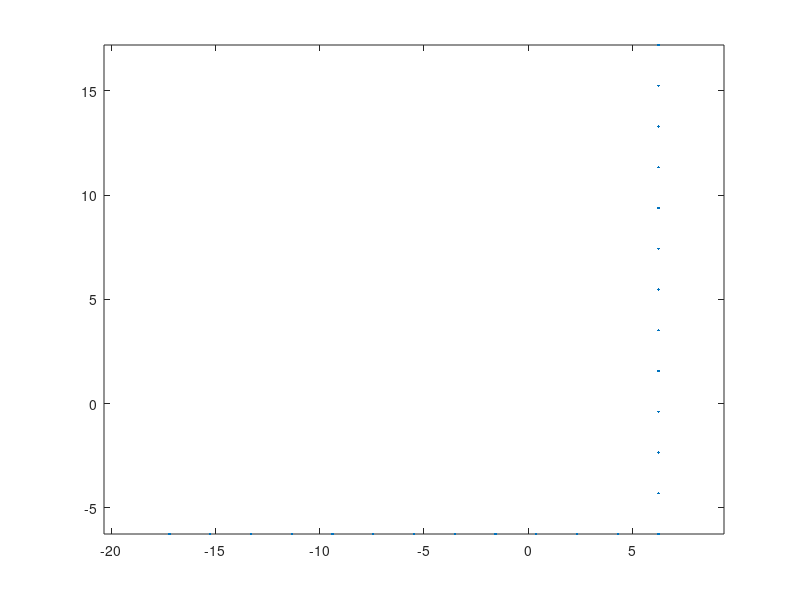
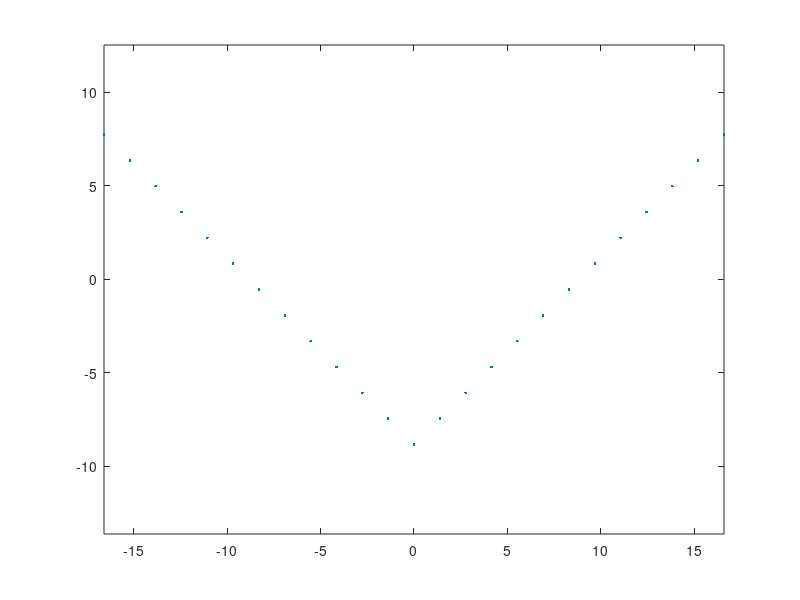

Write MATLAB code to recreate these figures, in order.
%% form a fiber section of a L section
clear;clc;
%% input section propertities
% a = length of leg 1 (long)
% b = length of leg 2 (short)
% t = thickness/inch
% nfa = number of fibers along leg 1
% nfb = number of fibers along leg 2
% nft = number of fibers along thickness (assume 1 here)
a=25.4;
b=25.4;
t=0.794;
nfa=13;
nfb=13;
nft=1;
%% torsional stiffness
J=(a+b-t)*t^3/3;
%% calculate coordinates of centroid with respect to the vertex of L section
A=(a+b)*t-t^2; % section area
yc=((a-t)*t*t/2+b*t*b/2)/A; % distance between centroid and vertex in the local y' direction
zc=((b-t)*t*t/2+a*t*a/2)/A; % distance between centroid and vertex in the local z' direction

%% calculate principle axes (rotation from local axes y'-z' to principle axes y-z)
I1y=1/12*t*a^3+(a/2-zc)^2*t*a; % moment of inertia of leg 1 w.r.t. y'
I1z=1/12*a*t^3+(yc-t/2)^2*t*a; % moment of inertia of leg 1 w.r.t. z'
I1yz=0+(a/2-zc)*(yc-t/2)*t*a; % moment of inertia of leg 1 w.r.t. y'-z'
I2y=1/12*(b-t)*t^3+(zc-t/2)^2*t*(b-t); % moment of inertia of leg 2 w.r.t. y'
I2z=1/12*t*(b-t)^3+((b-t)/2+t-yc)^2*t*(b-t); % moment of inertia of leg 2 w.r.t. z'
I2yz=0+(zc-t/2)*((b-t)/2+t-yc)*t*(b-t); % moment of inertia of leg 2 w.r.t. y'-z'
Iy1=I1y+I2y; % moment of inertia of L section w.r.t. y'
Iz1=I1z+I2z; % moment of inertia of L section w.r.t. z'
Iyz1=I1yz+I2yz; % moment of inertia of L section w.r.t. y'-z'
Iy=(Iy1+Iz1)/2+1/2*sqrt((Iy1-Iz1)^2+4*Iyz1^2); % moment of inertia of L section w.r.t. y
Iz=(Iy1+Iz1)/2-1/2*sqrt((Iy1-Iz1)^2+4*Iyz1^2); % moment of inertia of L section w.r.t. y
alpha=atan(-2*Iyz1/(Iz1-Iy1))/2; % rotation from local axes y'-z' to principle axes y-z
alpha=abs(alpha); %make sure alpha is positive at pi/4 (equal legs)
%% calculate fiber coordinates w.r.t. z'-y'
SCcoordz1y1=[zc-t/2;-(yc-t/2)]; % shear center coordinates w.r.t. z'-y'
P=zeros(2,nfa+nfb-1); % fiber coordinates w.r.t. z'-y', first row of P is z', second row of P is y'
dPz=[-a/nfa;0];
dPy=[0;b/nfb];
for i=1:nfa
    P(:,i)=SCcoordz1y1+(i-1)*dPz;
end
for i=1:(nfb-1)
    P(:,nfa+i)=SCcoordz1y1+i*dPy;
end
plot(P(1,:),P(2,:),'.')
axis equal
%% transform fiber coordinates to z-y
T=[cos(alpha),sin(alpha);
    -sin(alpha),cos(alpha)]; % transformation matrix
Q=T*P; % first row of Q is z, second row of Q is y
figure
plot(Q(1,:),Q(2,:),'.')
axis equal
%% Calculate approximate elastic properties (Iy, Iz, betaY and betaZ)
Af=zeros(nfa+nfb-1,1); % area of each fiber
Af(1)=a/nfa*b/nfb-(a/nfa-t)*(b/nfb-t);
Af(2:nfa)=a/nfa*t;
Af(nfa+1:nfa+nfb-1)=b/nfb*t;

Qsquared=Q.^2;
IyIz_appr=Qsquared*Af; % approximate to [Iy;Iz]

QsumCol=sum(Qsquared,1); % calculate y^2+z^2
QsumColz=Q(1,:).*QsumCol; % calculate z(y^2+z^2)
QsumColy=Q(2,:).*QsumCol; % calculate y(y^2+z^2)
betaY=QsumColz*Af/Iy-2*Q(1,1);
betaZ=QsumColy*Af/Iz-2*Q(2,1);

%% output Tcl command lines to generate fiber sections
fileID1=fopen('Lsection.tcl','w');
%fprintf(fileID,'%7s %5s %5i %1s\n','section','Fiber',10000+secID,'{');
for i = 1:(nfa+nfb-1)
%                                                                          %fiber %yLoc  %zLoc   Area    MaterialID  SectorialCoord ys, and zs of shear center
    fprintf(fileID1,'    %5s %16.8f %16.8f %16.8f %6s%1s\n','fiber',Q(2,i),Q(1,i),Af(i),'$matID',';');
end
fclose(fileID1);

%% output L section properties
fileID=fopen('LsectionProperties.tcl','w');
                                           % ys     zs     
fprintf(fileID,'%16.8f %16.8f %16.8f %16.8f\n',Q(2,1),Q(1,1),alpha,J);
fclose(fileID);

%% calculate polar radius of gyration
r02=Q(2,1)^2+Q(1,1)^2+(Iy+Iz)/A;
r0=sqrt(r02);